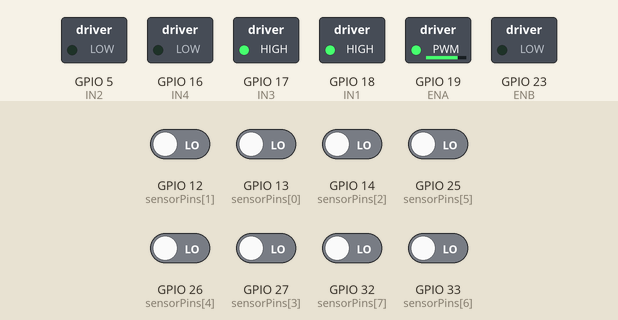
The sketch below on a simulated ESP32. Shown: switched loads named in the sketch (green lamp = pin HIGH). The test bench sets the inputs (shaded band); at power-on: GPIO 12 (sensorPins[1]), GPIO 13 (sensorPins[0]), GPIO 14 (sensorPins[2]), GPIO 25 (sensorPins[5]), GPIO 26 (sensorPins[4]), GPIO 27 (sensorPins[3]), GPIO 32 (sensorPins[7]), GPIO 33 (sensorPins[6]) LOW.

Above: at 1.2 s.
1.3 s: GPIO 12 (sensorPins[1]) driven HIGH
At 1.8 s:
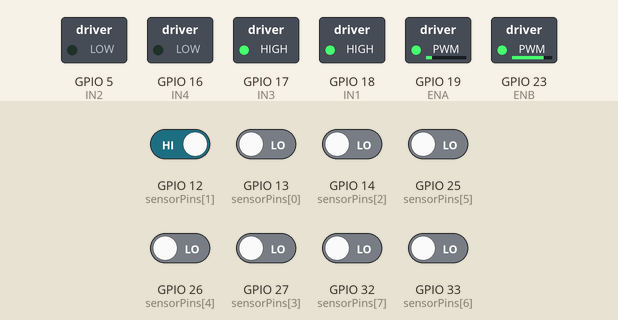
2.8 s: GPIO 14 (sensorPins[2]) driven HIGH
At 4.0 s:
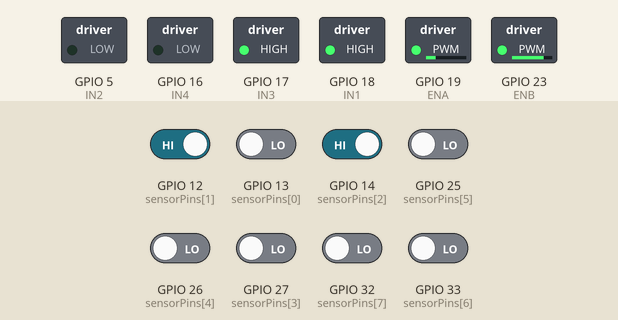
4.3 s: GPIO 25 (sensorPins[5]) driven HIGH
At 5.2 s:
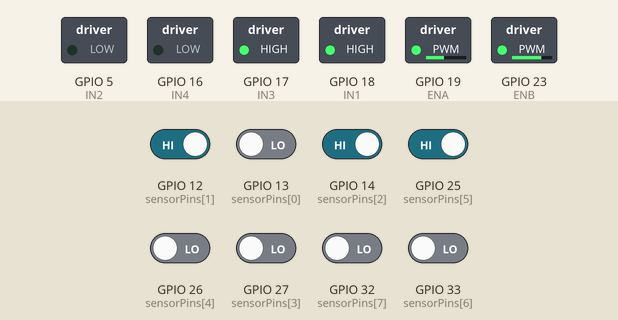
5.8 s: GPIO 13 (sensorPins[0]) driven HIGH
At 6.4 s:
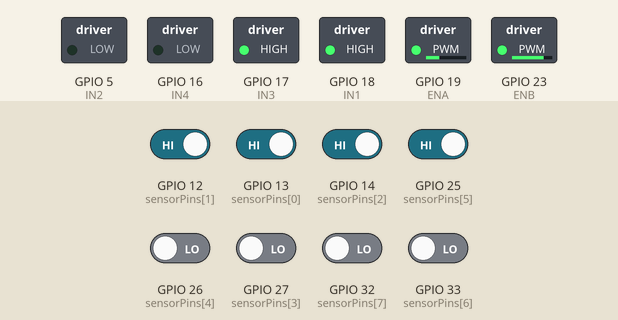
7.3 s: GPIO 26 (sensorPins[4]) driven HIGH
At 8.5 s:
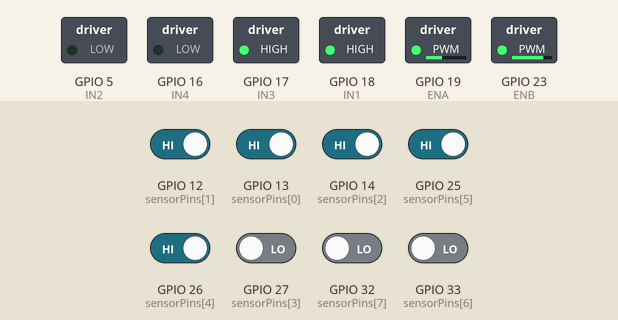
8.8 s: GPIO 32 (sensorPins[7]) driven HIGH
At 9.9 s:
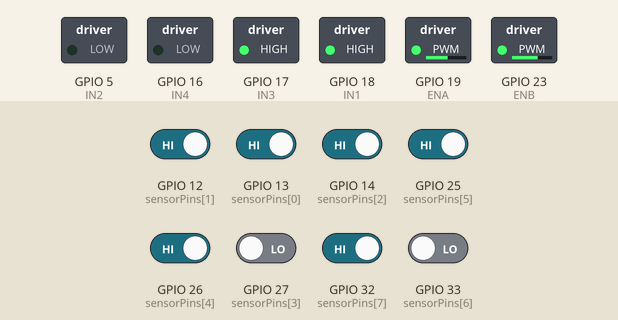
Timing chart, 0 to 11.3 s (numbered marks = the images above; inputs shaded):
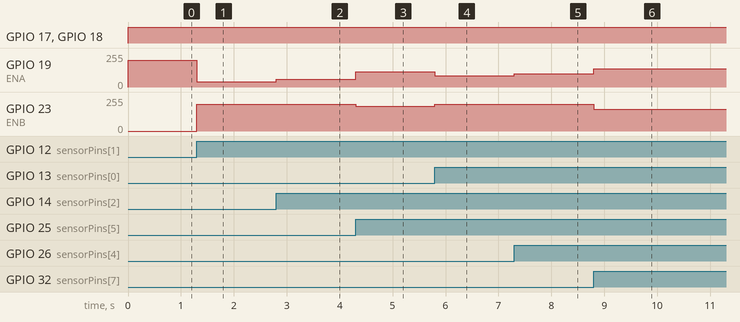

The sketch:

LineFollower.ino
```cpp
// ==========================================
// DEFINISI PIN SENSOR (Sesuaikan dengan PCB Anda)
// ==========================================
const int numSensors = 8;
// Masukkan pin ESP32 yang terhubung ke 8 sensor (dari kiri ke kanan)
int sensorPins[numSensors] = {13, 12, 14, 27, 26, 25, 33, 32};
int sensorValues[numSensors];

// ==========================================
// DEFINISI PIN MOTOR DRIVER (Sesuaikan dengan PCB Anda)
// ==========================================
// Motor Kiri
const int ENA = 19;  // Pin PWM Kecepatan Motor Kiri
const int IN1 = 18;  // Arah Motor Kiri
const int IN2 = 5;

// Motor Kanan
const int ENB = 23;  // Pin PWM Kecepatan Motor Kanan
const int IN3 = 17;  // Arah Motor Kanan
const int IN4 = 16;

// ==========================================
// PARAMETER PID (Silakan Tuning Sesuai Lapangan)
// ==========================================
float Kp = 4.5;   // Proporsional: Koreksi utama berdasarkan jarak dari tengah
float Ki = 0.0;   // Integral: Mengatasi akumulasi error (opsional, seringkali 0)
float Kd = 12.0;  // Derivative: Meredam gerakan berayun/goyang

int lastError = 0;
int integral = 0;

// Kecepatan Base Robot (Range PWM ESP32: 0 - 255)
const int maxSpeed = 200;
const int baseSpeed = 150;

void setup() {
  Serial.begin(115200);

  // Setup Pin Sensor
  for (int i = 0; i < numSensors; i++) {
    pinMode(sensorPins[i], INPUT);
  }

  // Setup Pin Motor
  pinMode(ENA, OUTPUT);
  pinMode(ENB, OUTPUT);
  pinMode(IN1, OUTPUT);
  pinMode(IN2, OUTPUT);
  pinMode(IN3, OUTPUT);
  pinMode(IN4, OUTPUT);

  // Setup PWM untuk ESP32 (Menggunakan LEDC jika di ESP32 jadul, atau analogWrite untuk core terbaru)
  // Catatan: Arduino IDE versi terbaru untuk ESP32 sudah mendukung analogWrite() langsung.
}

void loop() {
  int position = readSensors();

  // Jika posisi 0, berarti robot pas di tengah garis hitam
  int error = position - 0;

  // Menghitung nilai PID
  int proportional = error;
  integral += error;
  int derivative = error - lastError;

  int controlSignal = (Kp * proportional) + (Ki * integral) + (Kd * derivative);
  lastError = error;

  // Tentukan kecepatan motor kanan dan kiri
  int leftMotorSpeed = baseSpeed + controlSignal;
  int rightMotorSpeed = baseSpeed - controlSignal;

  // Batasi kecepatan agar tidak melewati batas PWM (0 - maxSpeed)
  leftMotorSpeed = constrain(leftMotorSpeed, 0, maxSpeed);
  rightMotorSpeed = constrain(rightMotorSpeed, 0, maxSpeed);

  // Jalankan motor
  moveMotors(leftMotorSpeed, rightMotorSpeed);
}

// ==========================================
// FUNGSI MEMBACA SENSOR & MENGHITUNG POSISI
// ==========================================
int readSensors() {
  int activeSensors = 0;
  long sum = 0;

  // Ganti ke '1' jika garis Anda PUTIH dan background HITAM
  // Contoh di bawah berasumsi garis HITAM (sensor bernilai HIGH/1 saat kena hitam)
  for (int i = 0; i < numSensors; i++) {
    sensorValues[i] = digitalRead(sensorPins[i]);

    // Pembobotan sensor: Sensor tengah bernilai kecil, sensor ujung bernilai besar
    // Sensor:   S0    S1    S2    S3   S4   S5   S6   S7
    // Bobot:   -35   -25   -15   -5    5    15   25   35
    int weight = (i * 10) - 35;

    if (sensorValues[i] == HIGH) {
      sum += weight;
      activeSensors++;
    }
  }

  // Jika tidak ada sensor yang mendeteksi garis (robot keluar jalur)
  if (activeSensors == 0) {
    if (lastError < 0) return -40; // Terakhir di kiri, paksa belok kiri keras
    else return 40;                // Terakhir di kanan, paksa belok kanan keras
  }

  return sum / activeSensors;
}

// ==========================================
// FUNGSI PENGGERAK MOTOR
// ==========================================
void moveMotors(int leftSpeed, int rightSpeed) {
  // Motor Kiri Maju
  digitalWrite(IN1, HIGH);
  digitalWrite(IN2, LOW);
  analogWrite(ENA, leftSpeed);

  // Motor Kanan Maju
  digitalWrite(IN3, HIGH);
  digitalWrite(IN4, LOW);
  analogWrite(ENB, rightSpeed);
}
```

Measured:
- after the input at 1.3 s, GPIO 19 (ENA): 200/255 → 38/255 at once; GPIO 23 (ENB): 0/255 → 200/255 at once
- after the input at 2.8 s, GPIO 19 (ENA): 38/255 → 60/255 at once
- after the input at 4.3 s, GPIO 19 (ENA): 60/255 → 114/255 at once; GPIO 23 (ENB): 200/255 → 186/255 at once
- after the input at 5.8 s, GPIO 19 (ENA): 114/255 → 83/255 at once; GPIO 23 (ENB): 186/255 → 200/255 at once
- after the input at 7.3 s, GPIO 19 (ENA): 83/255 → 101/255 at once; GPIO 23 (ENB): 200/255 → 199/255 at once
- after the input at 8.8 s, GPIO 19 (ENA): 101/255 → 137/255 at once; GPIO 23 (ENB): 199/255 → 163/255 at once
